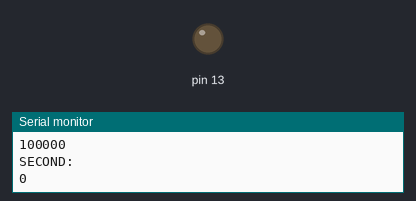
Recording of a sketch running on a simulated Arduino Uno, built with avr-gcc and run on an emulated ATmega328P. On the bench: output pins drawn as LEDs (lit = HIGH), the last lines printed to the serial monitor.

Above: at 2.7 s.
At 7.2 s:
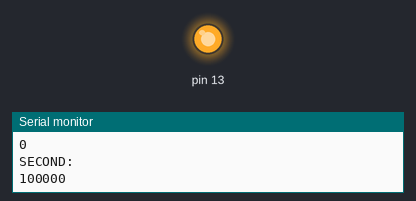
Timing chart, 0 to 8.9 s (numbered marks = the images above):
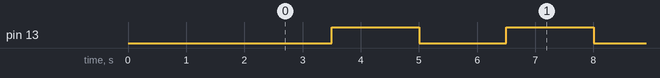

The sketch:

ex4.ino
```cpp
void setup()
{
    Serial.begin(9600);
    // give me time to attach serial monitor
    delay(2000);
    // set b register ports as inputs other than 5
    DDRB = B00100000;
    // set bit 5 to 1
    PORTB = B00100000;
}

void loop()
{

    // print data
    Serial.println("FIRST: ");
    Serial.println(PORTB, BIN);

    // set bit 5 to 1
    // using PINx register, the data will be toggled rather than setting it to whatever is written
    PINB = B00100000;

    // print data
    Serial.println("SECOND: ");
    Serial.println(PORTB, BIN);

    delay(1500);
}
```

Measured:
- by itself, pin 13: alternates HIGH for 1.5 s and LOW for 1.5 s
